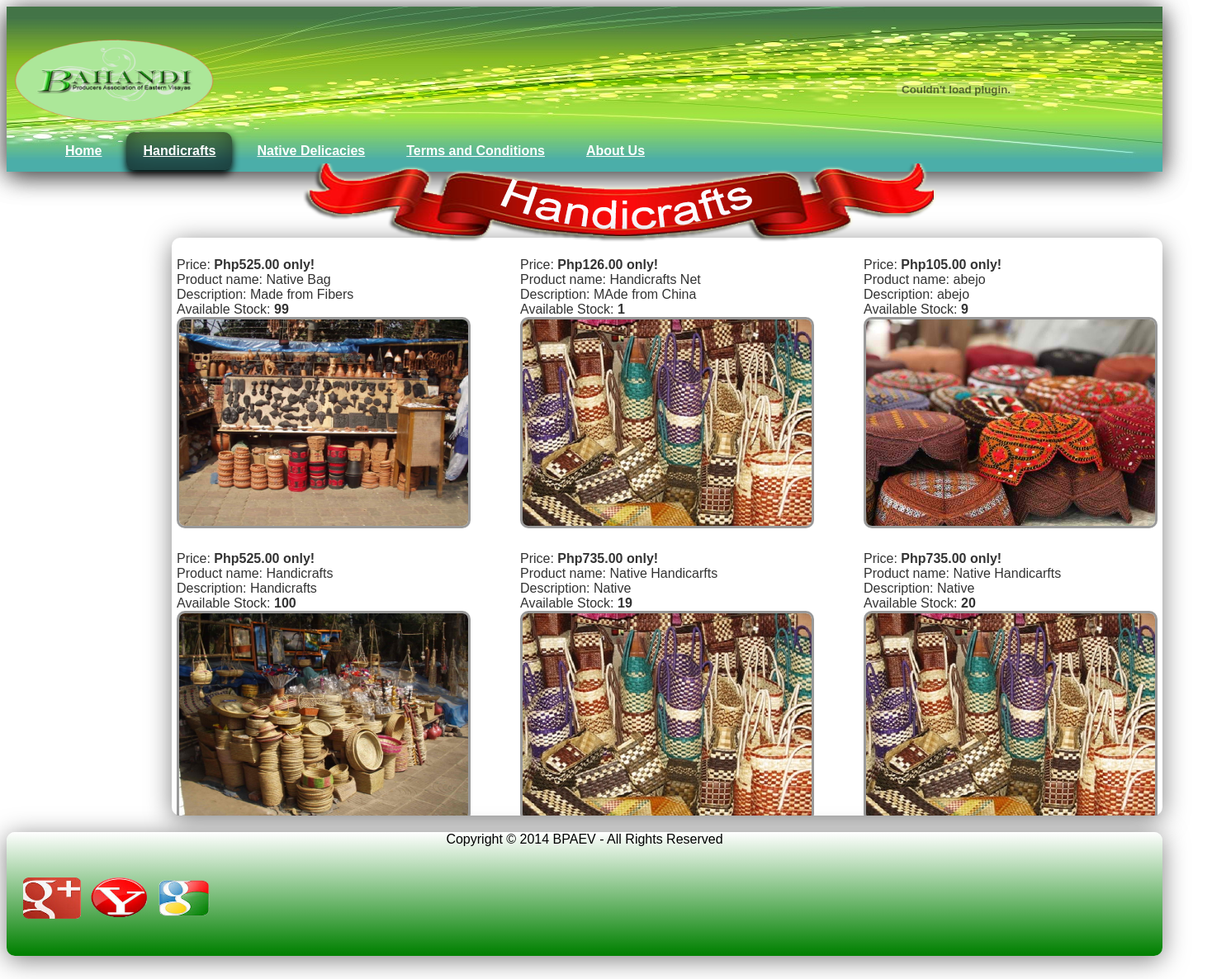
The app's page /admin/public_handicraft.php with its own data.
### tables this page shows
CREATE TABLE `adminproduct` (
  `id` int(155) NOT NULL auto_increment,
  `sid` int(155) NOT NULL,
  `sname` varchar(255) NOT NULL,
  `status` varchar(150) NOT NULL,
  `category` varchar(150) NOT NULL,
  `pname` varchar(150) NOT NULL,
  `detail` varchar(150) NOT NULL,
  `price` int(100) NOT NULL,
  `srp` int(100) NOT NULL,
  `quantity` int(100) NOT NULL,
  `total` int(100) NOT NULL,
  `date` date NOT NULL,
  `image` varchar(150) NOT NULL,
  PRIMARY KEY  (`id`)
);

### admin/public_handicraft.php (the view, shortened to what this page needs)
<!DOCTYPE html PUBLIC "-//W3C//DTD XHTML 1.0 Transitional//EN" "http://www.w3.org/TR/xhtml1/DTD/xhtml1-transitional.dtd">
<html xmlns="http://www.w3.org/1999/xhtml">
<head>
<link href="themes/2/js-image-slider.css" rel="stylesheet" type="text/css" />
<link href="css/index.css" rel="stylesheet" type="text/css">
</head>
<div id="header">
<div id = "header"><img src="image/header2.jpg" style="position:absolute" height="auto" width="auto"><img src="image/logo.png" height="180" width="260" class="logo">
<div id="object">
<object classid="clsid:D27CDB6E-AE6D-11cf-96B8-444553540000" codebase="http://download.macromedia.com/pub/shockwave/cabs/flash/swflash.cab#version=6,0,79,0"
id="setfocus" width="500" height="500">
<embed type="application/x-shockwave-flash"
pluginspae="http://www.macromedi.com/go/getflashplayer"
width=100% height=100%
name="movie" src="../swf/header.swf"
bgcolor="#FFFFFF" quality="high" loop="false"
wmode="transparent"
swLiveConnect="true" allowScriptAccess="samedomain">
</object></div>
<ul id="nav">
	<li><a href="../index.php">Home</a></li>
	<li><a href="#" class="currentview">Handicrafts</a></li>
   	<li><a href="public_native.php">Native Delicacies</a></li>
	<li><a href="../terms.php">Terms and Conditions</a></li>
	<li><a href="../about.php">About Us</a></li>
</ul>
</div>
</body>
</div>
<div id="ribbon"></div>
<div id="handicraft_body">
<form action="handicraft.php" method="post">
<div style="width:1250px;height:700px;overflow:auto;">
<br>
<font face="Tahoma, Geneva, sans-serif" color="#333333">
<?php
	$query="select * from adminproduct where category='handicraft' ORDER by id DESC";
	$result=mysql_query($query);
	$cols=3;
	echo "<table>";
	do{
		echo "<tr>";
		for($i=1;$i<=$cols;$i++){
			$row=mysql_fetch_array($result);
			if($row){
 ?>
        <td>
            <table>
                <tr>
                    <td>
                    Price:&nbsp;<b>Php<?php echo $row['srp'] ?>.00&nbsp;only!</b><br />
                        Product name:&nbsp;<?php echo $row['pname'] ?><br />
                        Description:&nbsp;<?php echo $row['detail'] ?><br />
                        Available Stock:<b>&nbsp;<?php echo $row['quantity'] ?></b><br />
                  <img src="<?php echo $row['image']; ?>" width="350" height="250" class="radius"/><br><br>
                    </td>
                    <td width="50">&nbsp;&nbsp;&nbsp;&nbsp;&nbsp;</td>
                </tr>
           </table>
        </td>
<?php
			}
			else{
				echo "<td>&nbsp;</td>";
			}
		}
	} while($row);
	echo "</table>";
 ?>
</font>
</div>
</form>
</div>
<div id="footer_handicraft">
<a href="https://accounts.google.com/ServiceLogin?service=oz&passive=1209600&continue=https://plus.google.com/?gpsrc%3Dgplp0%26partnerid%3Dgplp0"><img src="image/g.png" class="icon1"></a>
<a href="https://login.yahoo.com/config/mail?&.src=ym&.intl=ph"><img src="image/y.png" class="icon2"></a>
<a href="https://accounts.google.com/ServiceLogin?passive=1209600&continue=https%3A%2F%2Faccounts.google.com%2FManageAccount&followup=https%3A%2F%2Faccounts.google.com%2FManageAccount"><img src="image/gg.png" class="icon3"></a>
<center><font face="Tahoma, Geneva, sans-serif">Copyright © 2014 BPAEV - All Rights Reserved</font></center>
</div>
</html>

### admin/css/index.css (style rules this page uses)
#object { position:absolute; height:200px; width:500px; margin:0px 0px 0px 900px; }
.radius { border-radius:10px; border-style:solid; color:#999; background-image:url(../image/loader.gif); background-repeat:no-repeat; }
#ribbon { position:absolute; height:100px; width:800px; margin: 190px 0px 0px 350px; background-image:url(../image/ribon.png); }
#handicraft_body { border-top-left-radius:10px; border-bottom-left-radius: 10px; border-bottom-right-radius:10px; border-top-right-radius:10px; box-shadow: inset 0 0px rgba(255,255,255,0.2), inset 0 0px 0px rgba(0,1,0,0.4), 0 5px 30px rgba(0,0,0,.5); padding: 10px; width: 1200px; height: 700px; padding: 0px; margin: 280px 0px 0px 200px; position: absolute; }
#header { margin: 0px 0px 0px 0px; height:200px; width: 1400px; padding: 0px; position:absolute; border-radius: 10px; background: -webkit-linear-gradient(top, green 1%,white 99%); background: -o-linear-gradient(top, green 1%,white 99%); background: -ms-linear-gradient(top, green 1%,white 99%); background: linear-gradient(top, green 1%,white 99%s); filter: progid:DXImageTransform.Microsoft.gradient( startColorstr='#ffffff', endColorstr='#ededed',GradientType=0 ); background: -moz-linear-gradient(top, green,white); box-shadow: inset 0 0px rgba(255,255,255,0.2), inset 0 0px 0px rgba(0,1,0,0.4), 0 5px 30px rgba(0,0,0,.5); }
.currentview { color: white; background-color: rgba(0,0,0,0.4); border-radius: 10px; box-shadow: inset 0 0px rgba(255,255,255,0.2), inset 0 -15px 30px rgba(0,1,0,0.4), 0 5px 10px rgba(0,0,0,2.5); }
#nav { font-family:Tahoma, Geneva, sans-serif; margin: 150px 0px 0px 40px; padding: 2px 6px 0; line-height: 100%; display: inline-block; width:auto; }
#nav li { margin: 0 5px; padding: 0 0 2px; float: left; position: relative; list-style: none; }
#nav a { font-weight: bold; color:#FFF; text-decoration: underline; display: block; padding: 15px 20px; margin: 0; }
#footer_handicraft { margin: 1000px 0px 0px 0px; height:150px; width: 1400px; padding: 0px; position:absolute; border-radius: 10px; background: -webkit-linear-gradient(top, white 0%,green 99%); background: -o-linear-gradient(top, white 0%,green 99%); background: -ms-linear-gradient(top, white 0%,green 99%); background: linear-gradient(top, white 0%,gree 99%s); filter: progid:DXImageTransform.Microsoft.gradient( startColorstr='#ffffff', endColorstr='#ededed',GradientType=0 ); background: -moz-linear-gradient(top, white,green); box-shadow: inset 0 0px rgba(255,255,255,0.2), inset 0 0px 0px rgba(0,1,0,0.4), 0 5px 30px rgba(0,0,0,.5); }
.icon1 { position: absolute; margin: 55px 0px 0px 20px; height:50px; width:70px; }
.icon2 { position: absolute; margin: 55px 0px 0px 100px; height:50px; width:70px; }
.icon3 { position: absolute; margin: 55px 0px 0px 180px; height:50px; width:70px; }
.logo { position:absolute; height:180px; width: 260px; margin: 0px ; }

### records on screen
adminproduct: srp "525", pname "Native Bag", detail "Made from Fibers", quantity "99", image (picture)
adminproduct: srp "126", pname "Handicrafts Net", detail "MAde from China", quantity "1", image (picture)
adminproduct: srp "105", pname "abejo", detail "abejo", quantity "9", image (picture)
adminproduct: srp "525", pname "Handicrafts", detail "Handicrafts", quantity "100", image (picture)
adminproduct: srp "735", pname "Native Handicarfts", detail "Native", quantity "19", image (picture)
adminproduct: srp "735", pname "Native Handicarfts", detail "Native", quantity "20", image (picture)
